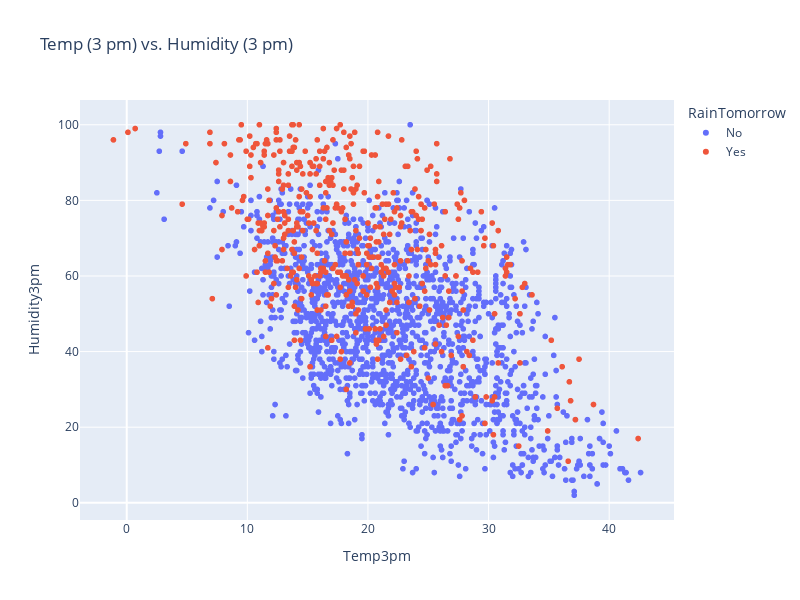

Write notebook code for a chart like this one.
### Code cell
# sns.violinplot(x='Humidity9am',y='Humidity3pm',hue='RainToday',data=raw_df,palette='Set1')  #utterflop bwaha
# import seaborn as sns
# import matplotlib.pyplot as plt

# # Create a contingency table
# contingency_table = pd.crosstab(raw_df['RainToday'], raw_df['RainTomorrow'])

# # Plot a heatmap
# sns.heatmap(contingency_table, annot=True, cmap='Blues')
# plt.xlabel('Rain Tomorrow')
# plt.ylabel('Rain Today')
# plt.title('Rain Today vs Rain Tomorrow')
# plt.show()
#heatmap not nice go for barplot but that would bbe bad too cause its for discrete variables so we are opting for histograms as we plotting continuos data
px.histogram(raw_df,x='RainTomorrow',color='RainToday',width=800,height=600)
px.histogram(raw_df, 
             x='Temp3pm', 
             title='Temperature at 3 pm vs. Rain Tomorrow', 
             color='RainTomorrow')
px.scatter(raw_df.sample(2000), 
           title='Temp (3 pm) vs. Humidity (3 pm)',
           x='Temp3pm',
           y='Humidity3pm',
           color='RainTomorrow',width=800,height=600)

### Figure 1 — Plotly figure (JSON) as saved in the notebook; plotly's stock layout.template omitted (floating-point values rounded to 4 significant figures; data arrays with more than 128 entries replaced by an {"elided": "..."} marker saying what was removed)
{"data": [{"hovertemplate": "RainTomorrow=No<br>Temp3pm=%{x}<br>Humidity3pm=%{y}<extra></extra>", "legendgroup": "No", "marker": {"color": "#636efa", "symbol": "circle"}, "mode": "markers", "name": "No", "showlegend": true, "type": "scattergl", "x": {"elided": "1536 float values"}, "xaxis": "x", "y": {"elided": "1536 int values"}, "yaxis": "y"}, {"hovertemplate": "RainTomorrow=Yes<br>Temp3pm=%{x}<br>Humidity3pm=%{y}<extra></extra>", "legendgroup": "Yes", "marker": {"color": "#EF553B", "symbol": "circle"}, "mode": "markers", "name": "Yes", "showlegend": true, "type": "scattergl", "x": {"elided": "464 float values"}, "xaxis": "x", "y": {"elided": "464 int values"}, "yaxis": "y"}], "layout": {"height": 600, "legend": {"title": {"text": "RainTomorrow"}, "tracegroupgap": 0}, "title": {"text": "Temp (3 pm) vs. Humidity (3 pm)"}, "width": 800, "xaxis": {"anchor": "y", "domain": [0, 1], "title": {"text": "Temp3pm"}}, "yaxis": {"anchor": "x", "domain": [0, 1], "title": {"text": "Humidity3pm"}}}}
